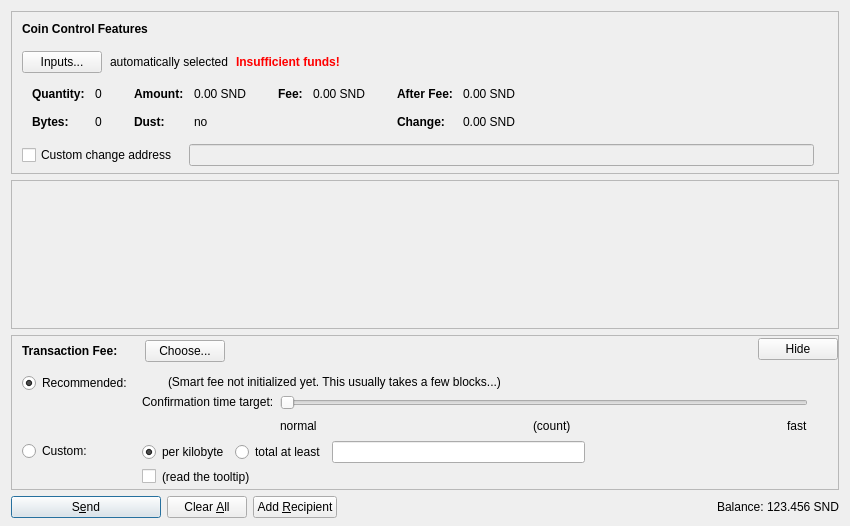
<?xml version="1.0" encoding="UTF-8"?>
<ui version="4.0">
 <class>SendCoinsDialog</class>
 <widget class="QDialog" name="SendCoinsDialog">
  <property name="geometry">
   <rect>
    <x>0</x>
    <y>0</y>
    <width>850</width>
    <height>526</height>
   </rect>
  </property>
  <property name="windowTitle">
   <string>Send Coins</string>
  </property>
  <layout class="QVBoxLayout" name="verticalLayout" stretch="0,1,0,0">
   <property name="bottomMargin">
    <number>8</number>
   </property>
   <item>
    <widget class="QFrame" name="frameCoinControl">
     <property name="sizePolicy">
      <sizepolicy hsizetype="Expanding" vsizetype="Expanding">
       <horstretch>0</horstretch>
       <verstretch>0</verstretch>
      </sizepolicy>
     </property>
     <property name="maximumSize">
      <size>
       <width>16777215</width>
       <height>16777215</height>
      </size>
     </property>
     <property name="frameShape">
      <enum>QFrame::StyledPanel</enum>
     </property>
     <property name="frameShadow">
      <enum>QFrame::Sunken</enum>
     </property>
     <layout class="QVBoxLayout" name="verticalLayoutCoinControl2">
      <property name="spacing">
       <number>0</number>
      </property>
      <property name="leftMargin">
       <number>0</number>
      </property>
      <property name="topMargin">
       <number>0</number>
      </property>
      <property name="rightMargin">
       <number>0</number>
      </property>
      <property name="bottomMargin">
       <number>6</number>
      </property>
      <item>
       <layout class="QVBoxLayout" name="verticalLayoutCoinControl" stretch="0,0,0,0,1">
        <property name="spacing">
         <number>0</number>
        </property>
        <property name="leftMargin">
         <number>10</number>
        </property>
        <property name="topMargin">
         <number>10</number>
        </property>
        <item>
         <layout class="QHBoxLayout" name="horizontalLayoutCoinControl1">
          <property name="bottomMargin">
           <number>15</number>
          </property>
          <item>
           <widget class="QLabel" name="labelCoinControlFeatures">
            <property name="sizePolicy">
             <sizepolicy hsizetype="Preferred" vsizetype="Maximum">
              <horstretch>0</horstretch>
              <verstretch>0</verstretch>
             </sizepolicy>
            </property>
            <property name="font">
             <font>
              <weight>75</weight>
              <bold>true</bold>
             </font>
            </property>
            <property name="styleSheet">
             <string notr="true">font-weight:bold;</string>
            </property>
            <property name="text">
             <string>Coin Control Features</string>
            </property>
           </widget>
          </item>
         </layout>
        </item>
        <item>
         <layout class="QHBoxLayout" name="horizontalLayoutCoinControl2" stretch="0,0,0,0">
          <property name="spacing">
           <number>8</number>
          </property>
          <property name="bottomMargin">
           <number>10</number>
          </property>
          <item>
           <widget class="QPushButton" name="pushButtonCoinControl">
            <property name="styleSheet">
             <string notr="true"/>
            </property>
            <property name="text">
             <string>Inputs...</string>
            </property>
            <property name="autoDefault">
             <bool>false</bool>
            </property>
           </widget>
          </item>
          <item>
           <widget class="QLabel" name="labelCoinControlAutomaticallySelected">
            <property name="text">
             <string>automatically selected</string>
            </property>
            <property name="margin">
             <number>5</number>
            </property>
           </widget>
          </item>
          <item>
           <widget class="QLabel" name="labelCoinControlInsuffFunds">
            <property name="font">
             <font>
              <weight>75</weight>
              <bold>true</bold>
             </font>
            </property>
            <property name="styleSheet">
             <string notr="true">color:red;font-weight:bold;</string>
            </property>
            <property name="text">
             <string>Insufficient funds!</string>
            </property>
            <property name="margin">
             <number>5</number>
            </property>
           </widget>
          </item>
          <item>
           <spacer name="horizontalSpacerCoinControl">
            <property name="orientation">
             <enum>Qt::Horizontal</enum>
            </property>
            <property name="sizeHint" stdset="0">
             <size>
              <width>40</width>
              <height>1</height>
             </size>
            </property>
           </spacer>
          </item>
         </layout>
        </item>
        <item>
         <widget class="QWidget" name="widgetCoinControl" native="true">
          <property name="sizePolicy">
           <sizepolicy hsizetype="Preferred" vsizetype="Preferred">
            <horstretch>0</horstretch>
            <verstretch>0</verstretch>
           </sizepolicy>
          </property>
          <property name="minimumSize">
           <size>
            <width>0</width>
            <height>0</height>
           </size>
          </property>
          <property name="styleSheet">
           <string notr="true"/>
          </property>
          <layout class="QHBoxLayout" name="horizontalLayoutCoinControl5">
           <property name="leftMargin">
            <number>0</number>
           </property>
           <property name="topMargin">
            <number>0</number>
           </property>
           <property name="rightMargin">
            <number>0</number>
           </property>
           <property name="bottomMargin">
            <number>0</number>
           </property>
           <item>
            <layout class="QHBoxLayout" name="horizontalLayoutCoinControl3" stretch="0,0,0,1">
             <property name="spacing">
              <number>20</number>
             </property>
             <property name="topMargin">
              <number>0</number>
             </property>
             <property name="bottomMargin">
              <number>10</number>
             </property>
             <item>
              <layout class="QFormLayout" name="formLayoutCoinControl1">
               <property name="horizontalSpacing">
                <number>10</number>
               </property>
               <property name="verticalSpacing">
                <number>14</number>
               </property>
               <property name="leftMargin">
                <number>10</number>
               </property>
               <property name="topMargin">
                <number>4</number>
               </property>
               <property name="rightMargin">
                <number>6</number>
               </property>
               <item row="0" column="0">
                <widget class="QLabel" name="labelCoinControlQuantityText">
                 <property name="font">
                  <font>
                   <weight>75</weight>
                   <bold>true</bold>
                  </font>
                 </property>
                 <property name="text">
                  <string>Quantity:</string>
                 </property>
                 <property name="margin">
                  <number>0</number>
                 </property>
                </widget>
               </item>
               <item row="0" column="1">
                <widget class="QLabel" name="labelCoinControlQuantity">
                 <property name="cursor">
                  <cursorShape>IBeamCursor</cursorShape>
                 </property>
                 <property name="contextMenuPolicy">
                  <enum>Qt::ActionsContextMenu</enum>
                 </property>
                 <property name="text">
                  <string notr="true">0</string>
                 </property>
                 <property name="margin">
                  <number>0</number>
                 </property>
                 <property name="textInteractionFlags">
                  <set>Qt::LinksAccessibleByMouse|Qt::TextSelectableByKeyboard|Qt::TextSelectableByMouse</set>
                 </property>
                </widget>
               </item>
               <item row="1" column="0">
                <widget class="QLabel" name="labelCoinControlBytesText">
                 <property name="font">
                  <font>
                   <weight>75</weight>
                   <bold>true</bold>
                  </font>
                 </property>
                 <property name="text">
                  <string>Bytes:</string>
                 </property>
                </widget>
               </item>
               <item row="1" column="1">
                <widget class="QLabel" name="labelCoinControlBytes">
                 <property name="cursor">
                  <cursorShape>IBeamCursor</cursorShape>
                 </property>
                 <property name="contextMenuPolicy">
                  <enum>Qt::ActionsContextMenu</enum>
                 </property>
                 <property name="text">
                  <string notr="true">0</string>
                 </property>
                 <property name="textInteractionFlags">
                  <set>Qt::LinksAccessibleByMouse|Qt::TextSelectableByKeyboard|Qt::TextSelectableByMouse</set>
                 </property>
                </widget>
               </item>
              </layout>
             </item>
             <item>
              <layout class="QFormLayout" name="formLayoutCoinControl2">
               <property name="horizontalSpacing">
                <number>10</number>
               </property>
               <property name="verticalSpacing">
                <number>14</number>
               </property>
               <property name="leftMargin">
                <number>6</number>
               </property>
               <property name="topMargin">
                <number>4</number>
               </property>
               <property name="rightMargin">
                <number>6</number>
               </property>
               <item row="0" column="0">
                <widget class="QLabel" name="labelCoinControlAmountText">
                 <property name="font">
                  <font>
                   <weight>75</weight>
                   <bold>true</bold>
                  </font>
                 </property>
                 <property name="text">
                  <string>Amount:</string>
                 </property>
                 <property name="margin">
                  <number>0</number>
                 </property>
                </widget>
               </item>
               <item row="0" column="1">
                <widget class="QLabel" name="labelCoinControlAmount">
                 <property name="cursor">
                  <cursorShape>IBeamCursor</cursorShape>
                 </property>
                 <property name="contextMenuPolicy">
                  <enum>Qt::ActionsContextMenu</enum>
                 </property>
                 <property name="text">
                  <string notr="true">0.00 SND</string>
                 </property>
                 <property name="textInteractionFlags">
                  <set>Qt::LinksAccessibleByMouse|Qt::TextSelectableByKeyboard|Qt::TextSelectableByMouse</set>
                 </property>
                </widget>
               </item>
               <item row="1" column="0">
                <widget class="QLabel" name="labelCoinControlLowOutputText">
                 <property name="font">
                  <font>
                   <weight>75</weight>
                   <bold>true</bold>
                  </font>
                 </property>
                 <property name="text">
                  <string>Dust:</string>
                 </property>
                </widget>
               </item>
               <item row="1" column="1">
                <widget class="QLabel" name="labelCoinControlLowOutput">
                 <property name="cursor">
                  <cursorShape>IBeamCursor</cursorShape>
                 </property>
                 <property name="contextMenuPolicy">
                  <enum>Qt::ActionsContextMenu</enum>
                 </property>
                 <property name="text">
                  <string notr="true">no</string>
                 </property>
                 <property name="textInteractionFlags">
                  <set>Qt::LinksAccessibleByMouse|Qt::TextSelectableByKeyboard|Qt::TextSelectableByMouse</set>
                 </property>
                </widget>
               </item>
              </layout>
             </item>
             <item>
              <layout class="QFormLayout" name="formLayoutCoinControl3">
               <property name="horizontalSpacing">
                <number>10</number>
               </property>
               <property name="verticalSpacing">
                <number>14</number>
               </property>
               <property name="leftMargin">
                <number>6</number>
               </property>
               <property name="topMargin">
                <number>4</number>
               </property>
               <property name="rightMargin">
                <number>6</number>
               </property>
               <item row="0" column="0">
                <widget class="QLabel" name="labelCoinControlFeeText">
                 <property name="font">
                  <font>
                   <weight>75</weight>
                   <bold>true</bold>
                  </font>
                 </property>
                 <property name="text">
                  <string>Fee:</string>
                 </property>
                 <property name="margin">
                  <number>0</number>
                 </property>
                </widget>
               </item>
               <item row="0" column="1">
                <widget class="QLabel" name="labelCoinControlFee">
                 <property name="cursor">
                  <cursorShape>IBeamCursor</cursorShape>
                 </property>
                 <property name="contextMenuPolicy">
                  <enum>Qt::ActionsContextMenu</enum>
                 </property>
                 <property name="text">
                  <string notr="true">0.00 SND</string>
                 </property>
                 <property name="textInteractionFlags">
                  <set>Qt::LinksAccessibleByMouse|Qt::TextSelectableByKeyboard|Qt::TextSelectableByMouse</set>
                 </property>
                </widget>
               </item>
              </layout>
             </item>
             <item>
              <layout class="QFormLayout" name="formLayoutCoinControl4">
               <property name="horizontalSpacing">
                <number>10</number>
               </property>
               <property name="verticalSpacing">
                <number>14</number>
               </property>
               <property name="leftMargin">
                <number>6</number>
               </property>
               <property name="topMargin">
                <number>4</number>
               </property>
               <property name="rightMargin">
                <number>6</number>
               </property>
               <item row="0" column="0">
                <widget class="QLabel" name="labelCoinControlAfterFeeText">
                 <property name="font">
                  <font>
                   <weight>75</weight>
                   <bold>true</bold>
                  </font>
                 </property>
                 <property name="text">
                  <string>After Fee:</string>
                 </property>
                 <property name="margin">
                  <number>0</number>
                 </property>
                </widget>
               </item>
               <item row="0" column="1">
                <widget class="QLabel" name="labelCoinControlAfterFee">
                 <property name="cursor">
                  <cursorShape>IBeamCursor</cursorShape>
                 </property>
                 <property name="contextMenuPolicy">
                  <enum>Qt::ActionsContextMenu</enum>
                 </property>
                 <property name="text">
                  <string notr="true">0.00 SND</string>
                 </property>
                 <property name="textInteractionFlags">
                  <set>Qt::LinksAccessibleByMouse|Qt::TextSelectableByKeyboard|Qt::TextSelectableByMouse</set>
                 </property>
                </widget>
               </item>
               <item row="1" column="0">
                <widget class="QLabel" name="labelCoinControlChangeText">
                 <property name="font">
                  <font>
                   <weight>75</weight>
                   <bold>true</bold>
                  </font>
                 </property>
                 <property name="text">
                  <string>Change:</string>
                 </property>
                </widget>
               </item>
               <item row="1" column="1">
                <widget class="QLabel" name="labelCoinControlChange">
                 <property name="cursor">
                  <cursorShape>IBeamCursor</cursorShape>
                 </property>
                 <property name="contextMenuPolicy">
                  <enum>Qt::ActionsContextMenu</enum>
                 </property>
                 <property name="text">
                  <string notr="true">0.00 SND</string>
                 </property>
                 <property name="textInteractionFlags">
                  <set>Qt::LinksAccessibleByMouse|Qt::TextSelectableByKeyboard|Qt::TextSelectableByMouse</set>
                 </property>
                </widget>
               </item>
              </layout>
             </item>
            </layout>
           </item>
          </layout>
         </widget>
        </item>
        <item>
         <layout class="QHBoxLayout" name="horizontalLayoutCoinControl4" stretch="0,0,0">
          <property name="spacing">
           <number>12</number>
          </property>
          <property name="sizeConstraint">
           <enum>QLayout::SetDefaultConstraint</enum>
          </property>
          <property name="topMargin">
           <number>5</number>
          </property>
          <property name="rightMargin">
           <number>5</number>
          </property>
          <item>
           <widget class="QCheckBox" name="checkBoxCoinControlChange">
            <property name="toolTip">
             <string>If this is activated, but the change address is empty or invalid, change will be sent to a newly generated address.</string>
            </property>
            <property name="text">
             <string>Custom change address</string>
            </property>
           </widget>
          </item>
          <item>
           <widget class="QValidatedLineEdit" name="lineEditCoinControlChange">
            <property name="enabled">
             <bool>false</bool>
            </property>
            <property name="sizePolicy">
             <sizepolicy hsizetype="Expanding" vsizetype="Fixed">
              <horstretch>0</horstretch>
              <verstretch>0</verstretch>
             </sizepolicy>
            </property>
           </widget>
          </item>
          <item>
           <widget class="QLabel" name="labelCoinControlChangeLabel">
            <property name="sizePolicy">
             <sizepolicy hsizetype="Preferred" vsizetype="Expanding">
              <horstretch>0</horstretch>
              <verstretch>0</verstretch>
             </sizepolicy>
            </property>
            <property name="minimumSize">
             <size>
              <width>0</width>
              <height>0</height>
             </size>
            </property>
            <property name="text">
             <string/>
            </property>
            <property name="margin">
             <number>3</number>
            </property>
           </widget>
          </item>
         </layout>
        </item>
        <item>
         <spacer name="verticalSpacerCoinControl">
          <property name="orientation">
           <enum>Qt::Vertical</enum>
          </property>
          <property name="sizeHint" stdset="0">
           <size>
            <width>800</width>
            <height>1</height>
           </size>
          </property>
         </spacer>
        </item>
       </layout>
      </item>
     </layout>
    </widget>
   </item>
   <item>
    <widget class="QScrollArea" name="scrollArea">
     <property name="widgetResizable">
      <bool>true</bool>
     </property>
     <widget class="QWidget" name="scrollAreaWidgetContents">
      <property name="geometry">
       <rect>
        <x>0</x>
        <y>0</y>
        <width>830</width>
        <height>104</height>
       </rect>
      </property>
      <layout class="QVBoxLayout" name="verticalLayout_2" stretch="0,1">
       <property name="leftMargin">
        <number>0</number>
       </property>
       <property name="topMargin">
        <number>0</number>
       </property>
       <property name="rightMargin">
        <number>0</number>
       </property>
       <property name="bottomMargin">
        <number>0</number>
       </property>
       <item>
        <layout class="QVBoxLayout" name="entries">
         <property name="spacing">
          <number>6</number>
         </property>
        </layout>
       </item>
       <item>
        <spacer name="verticalSpacer">
         <property name="orientation">
          <enum>Qt::Vertical</enum>
         </property>
         <property name="sizeHint" stdset="0">
          <size>
           <width>20</width>
           <height>40</height>
          </size>
         </property>
        </spacer>
       </item>
      </layout>
     </widget>
    </widget>
   </item>
   <item>
    <widget class="QFrame" name="frameFee">
     <property name="sizePolicy">
      <sizepolicy hsizetype="Expanding" vsizetype="Expanding">
       <horstretch>0</horstretch>
       <verstretch>0</verstretch>
      </sizepolicy>
     </property>
     <property name="maximumSize">
      <size>
       <width>16777215</width>
       <height>16777215</height>
      </size>
     </property>
     <property name="frameShape">
      <enum>QFrame::StyledPanel</enum>
     </property>
     <property name="frameShadow">
      <enum>QFrame::Sunken</enum>
     </property>
     <layout class="QVBoxLayout" name="verticalLayoutFee1">
      <property name="spacing">
       <number>0</number>
      </property>
      <property name="leftMargin">
       <number>0</number>
      </property>
      <property name="topMargin">
       <number>0</number>
      </property>
      <property name="rightMargin">
       <number>0</number>
      </property>
      <property name="bottomMargin">
       <number>0</number>
      </property>
      <item>
       <layout class="QVBoxLayout" name="verticalLayoutFee2" stretch="0,0,0">
        <property name="spacing">
         <number>0</number>
        </property>
        <property name="leftMargin">
         <number>10</number>
        </property>
        <property name="topMargin">
         <number>0</number>
        </property>
        <item>
         <layout class="QHBoxLayout" name="horizontalLayoutFee1">
          <property name="bottomMargin">
           <number>0</number>
          </property>
          <item>
           <layout class="QVBoxLayout" name="verticalLayoutFee7">
            <property name="spacing">
             <number>0</number>
            </property>
            <item>
             <spacer name="verticalSpacerSmartFee">
              <property name="orientation">
               <enum>Qt::Vertical</enum>
              </property>
              <property name="sizeType">
               <enum>QSizePolicy::Fixed</enum>
              </property>
              <property name="sizeHint" stdset="0">
               <size>
                <width>1</width>
                <height>4</height>
               </size>
              </property>
             </spacer>
            </item>
            <item>
             <layout class="QHBoxLayout" name="horizontalLayoutSmartFee">
              <property name="spacing">
               <number>10</number>
              </property>
              <item>
               <widget class="QLabel" name="labelFeeHeadline">
                <property name="sizePolicy">
                 <sizepolicy hsizetype="Preferred" vsizetype="Maximum">
                  <horstretch>0</horstretch>
                  <verstretch>0</verstretch>
                 </sizepolicy>
                </property>
                <property name="font">
                 <font>
                  <weight>75</weight>
                  <bold>true</bold>
                 </font>
                </property>
                <property name="styleSheet">
                 <string notr="true">font-weight:bold;</string>
                </property>
                <property name="text">
                 <string>Transaction Fee:</string>
                </property>
               </widget>
              </item>
              <item>
               <widget class="QLabel" name="labelFeeMinimized">
                <property name="text">
                 <string/>
                </property>
               </widget>
              </item>
              <item>
               <widget class="QPushButton" name="buttonChooseFee">
                <property name="text">
                 <string>Choose...</string>
                </property>
               </widget>
              </item>
             </layout>
            </item>
            <item>
             <spacer name="verticalSpacer_5">
              <property name="orientation">
               <enum>Qt::Vertical</enum>
              </property>
              <property name="sizeHint" stdset="0">
               <size>
                <width>1</width>
                <height>1</height>
               </size>
              </property>
             </spacer>
            </item>
           </layout>
          </item>
          <item>
           <spacer name="horizontalSpacer_4">
            <property name="orientation">
             <enum>Qt::Horizontal</enum>
            </property>
            <property name="sizeHint" stdset="0">
             <size>
              <width>40</width>
              <height>20</height>
             </size>
            </property>
           </spacer>
          </item>
          <item>
           <widget class="QPushButton" name="buttonMinimizeFee">
            <property name="toolTip">
             <string>collapse fee-settings</string>
            </property>
            <property name="text">
             <string>Hide</string>
            </property>
           </widget>
          </item>
         </layout>
        </item>
        <item>
         <widget class="QFrame" name="frameFeeSelection">
          <layout class="QVBoxLayout" name="verticalLayoutFee12">
           <property name="spacing">
            <number>0</number>
           </property>
           <property name="leftMargin">
            <number>0</number>
           </property>
           <property name="topMargin">
            <number>0</number>
           </property>
           <property name="rightMargin">
            <number>0</number>
           </property>
           <property name="bottomMargin">
            <number>0</number>
           </property>
           <item>
            <layout class="QGridLayout" name="gridLayoutFee">
             <property name="topMargin">
              <number>10</number>
             </property>
             <property name="bottomMargin">
              <number>4</number>
             </property>
             <property name="horizontalSpacing">
              <number>10</number>
             </property>
             <property name="verticalSpacing">
              <number>4</number>
             </property>
             <item row="1" column="1">
              <layout class="QVBoxLayout" name="verticalLayoutFee8">
               <property name="spacing">
                <number>6</number>
               </property>
               <item>
                <layout class="QHBoxLayout" name="horizontalLayoutFee13">
                 <item>
                  <widget class="QRadioButton" name="radioCustomPerKilobyte">
                   <property name="toolTip">
                    <string>If the custom fee is set to 1000 satoshis and the transaction is only 250 bytes, then &quot;per kilobyte&quot; only pays 250 satoshis in fee, while &quot;total at least&quot; pays 1000 satoshis. For transactions bigger than a kilobyte both pay by kilobyte.</string>
                   </property>
                   <property name="text">
                    <string>per kilobyte</string>
                   </property>
                   <property name="checked">
                    <bool>true</bool>
                   </property>
                   <attribute name="buttonGroup">
                    <string notr="true">groupCustomFee</string>
                   </attribute>
                  </widget>
                 </item>
                 <item>
                  <widget class="QRadioButton" name="radioCustomAtLeast">
                   <property name="toolTip">
                    <string>If the custom fee is set to 1000 satoshis and the transaction is only 250 bytes, then &quot;per kilobyte&quot; only pays 250 satoshis in fee, while &quot;total at least&quot; pays 1000 satoshis. For transactions bigger than a kilobyte both pay by kilobyte.</string>
                   </property>
                   <property name="text">
                    <string>total at least</string>
                   </property>
                   <attribute name="buttonGroup">
                    <string notr="true">groupCustomFee</string>
                   </attribute>
                  </widget>
                 </item>
                 <item>
                  <widget class="SandrocoinAmountField" name="customFee"/>
                 </item>
                 <item>
                  <spacer name="horizontalSpacer_6">
                   <property name="orientation">
                    <enum>Qt::Horizontal</enum>
                   </property>
                   <property name="sizeHint" stdset="0">
                    <size>
                     <width>1</width>
                     <height>1</height>
                    </size>
                   </property>
                  </spacer>
                 </item>
                </layout>
               </item>
               <item>
                <layout class="QHBoxLayout" name="horizontalLayoutFee8">
                 <item>
                  <widget class="QCheckBox" name="checkBoxMinimumFee">
                   <property name="toolTip">
                    <string>Paying only the minimum fee is just fine as long as there is less transaction volume than space in the blocks. But be aware that this can end up in a never confirming transaction once there is more demand for sandrocoin transactions than the network can process.</string>
                   </property>
                   <property name="text">
                    <string/>
                   </property>
                  </widget>
                 </item>
                 <item>
                  <widget class="QLabel" name="labelMinFeeWarning">
                   <property name="enabled">
                    <bool>true</bool>
                   </property>
                   <property name="toolTip">
                    <string>Paying only the minimum fee is just fine as long as there is less transaction volume than space in the blocks. But be aware that this can end up in a never confirming transaction once there is more demand for sandrocoin transactions than the network can process.</string>
                   </property>
                   <property name="text">
                    <string>(read the tooltip)</string>
                   </property>
                   <property name="margin">
                    <number>5</number>
                   </property>
                  </widget>
                 </item>
                 <item>
                  <spacer name="horizontalSpacer_2">
                   <property name="orientation">
                    <enum>Qt::Horizontal</enum>
                   </property>
                   <property name="sizeHint" stdset="0">
                    <size>
                     <width>1</width>
                     <height>1</height>
                    </size>
                   </property>
                  </spacer>
                 </item>
                </layout>
               </item>
              </layout>
             </item>
             <item row="0" column="0">
              <layout class="QVBoxLayout" name="verticalLayoutFee4" stretch="0,1">
               <item>
                <widget class="QRadioButton" name="radioSmartFee">
                 <property name="text">
                  <string>Recommended:</string>
                 </property>
                 <property name="checked">
                  <bool>true</bool>
                 </property>
                 <attribute name="buttonGroup">
                  <string notr="true">groupFee</string>
                 </attribute>
                </widget>
               </item>
               <item>
                <spacer name="verticalSpacer_2">
                 <property name="orientation">
                  <enum>Qt::Vertical</enum>
                 </property>
                 <property name="sizeHint" stdset="0">
                  <size>
                   <width>1</width>
                   <height>1</height>
                  </size>
                 </property>
                </spacer>
               </item>
              </layout>
             </item>
             <item row="1" column="0">
              <layout class="QVBoxLayout" name="verticalLayoutFee9" stretch="0,1">
               <item>
                <widget class="QRadioButton" name="radioCustomFee">
                 <property name="text">
                  <string>Custom:</string>
                 </property>
                 <attribute name="buttonGroup">
                  <string notr="true">groupFee</string>
                 </attribute>
                </widget>
               </item>
               <item>
                <spacer name="verticalSpacer_6">
                 <property name="orientation">
                  <enum>Qt::Vertical</enum>
                 </property>
                 <property name="sizeHint" stdset="0">
                  <size>
                   <width>1</width>
                   <height>1</height>
                  </size>
                 </property>
                </spacer>
               </item>
              </layout>
             </item>
             <item row="0" column="1">
              <layout class="QVBoxLayout" name="verticalLayoutFee3" stretch="0,0,1">
               <property name="spacing">
                <number>6</number>
               </property>
               <property name="topMargin">
                <number>2</number>
               </property>
               <item>
                <layout class="QHBoxLayout" name="horizontalLayoutFee12">
                 <item>
                  <widget class="QLabel" name="labelSmartFee">
                   <property name="text">
                    <string/>
                   </property>
                   <property name="margin">
                    <number>2</number>
                   </property>
                  </widget>
                 </item>
                 <item>
                  <widget class="QLabel" name="labelFeeEstimation">
                   <property name="text">
                    <string/>
                   </property>
                  </widget>
                 </item>
                 <item>
                  <widget class="QLabel" name="labelSmartFee2">
                   <property name="text">
                    <string>(Smart fee not initialized yet. This usually takes a few blocks...)</string>
                   </property>
                   <property name="margin">
                    <number>2</number>
                   </property>
                  </widget>
                 </item>
                 <item>
                  <spacer name="horizontalSpacer_5">
                   <property name="orientation">
                    <enum>Qt::Horizontal</enum>
                   </property>
                   <property name="sizeHint" stdset="0">
                    <size>
                     <width>1</width>
                     <height>1</height>
                    </size>
                   </property>
                  </spacer>
                 </item>
                </layout>
               </item>
               <item>
                <layout class="QHBoxLayout" name="horizontalLayoutFee9">
                 <item>
                  <layout class="QVBoxLayout" name="verticalLayoutFee6">
                   <item>
                    <widget class="QLabel" name="labelSmartFee3">
                     <property name="text">
                      <string>Confirmation time target:</string>
                     </property>
                     <property name="margin">
                      <number>2</number>
                     </property>
                    </widget>
                   </item>
                   <item>
                    <spacer name="verticalSpacer_3">
                     <property name="orientation">
                      <enum>Qt::Vertical</enum>
                     </property>
                     <property name="sizeHint" stdset="0">
                      <size>
                       <width>1</width>
                       <height>1</height>
                      </size>
                     </property>
                    </spacer>
                   </item>
                  </layout>
                 </item>
                 <item>
                  <layout class="QVBoxLayout" name="verticalLayoutFee5">
                   <property name="rightMargin">
                    <number>30</number>
                   </property>
                   <item>
                    <widget class="QSlider" name="sliderSmartFee">
                     <property name="minimum">
                      <number>0</number>
                     </property>
                     <property name="maximum">
                      <number>23</number>
                     </property>
                     <property name="pageStep">
                      <number>1</number>
                     </property>
                     <property name="value">
                      <number>0</number>
                     </property>
                     <property name="orientation">
                      <enum>Qt::Horizontal</enum>
                     </property>
                     <property name="invertedAppearance">
                      <bool>false</bool>
                     </property>
                     <property name="invertedControls">
                      <bool>false</bool>
                     </property>
                     <property name="tickPosition">
                      <enum>QSlider::NoTicks</enum>
                     </property>
                    </widget>
                   </item>
                   <item>
                    <layout class="QHBoxLayout" name="horizontalLayoutFee10">
                     <item>
                      <widget class="QLabel" name="labelSmartFeeNormal">
                       <property name="text">
                        <string>normal</string>
                       </property>
                      </widget>
                     </item>
                     <item>
                      <spacer name="horizontalSpacer_7">
                       <property name="orientation">
                        <enum>Qt::Horizontal</enum>
                       </property>
                       <property name="sizeHint" stdset="0">
                        <size>
                         <width>40</width>
                         <height>20</height>
                        </size>
                       </property>
                      </spacer>
                     </item>
                     <item>
                      <widget class="QLabel" name="confirmationTargetLabel">
                       <property name="text">
                        <string notr="true">(count)</string>
                       </property>
                      </widget>
                     </item>
                     <item>
                      <spacer name="horizontalSpacer_3">
                       <property name="orientation">
                        <enum>Qt::Horizontal</enum>
                       </property>
                       <property name="sizeHint" stdset="0">
                        <size>
                         <width>40</width>
                         <height>20</height>
                        </size>
                       </property>
                      </spacer>
                     </item>
                     <item>
                      <widget class="QLabel" name="labelSmartFeeFast">
                       <property name="text">
                        <string>fast</string>
                       </property>
                      </widget>
                     </item>
                    </layout>
                   </item>
                  </layout>
                 </item>
                </layout>
               </item>
               <item>
                <spacer name="verticalSpacer_4">
                 <property name="orientation">
                  <enum>Qt::Vertical</enum>
                 </property>
                 <property name="sizeHint" stdset="0">
                  <size>
                   <width>1</width>
                   <height>1</height>
                  </size>
                 </property>
                </spacer>
               </item>
              </layout>
             </item>
            </layout>
           </item>
          </layout>
         </widget>
        </item>
        <item>
         <spacer name="verticalSpacerFee">
          <property name="orientation">
           <enum>Qt::Vertical</enum>
          </property>
          <property name="sizeHint" stdset="0">
           <size>
            <width>800</width>
            <height>1</height>
           </size>
          </property>
         </spacer>
        </item>
       </layout>
      </item>
     </layout>
    </widget>
   </item>
   <item>
    <layout class="QHBoxLayout" name="horizontalLayout">
     <item>
      <widget class="QPushButton" name="sendButton">
       <property name="minimumSize">
        <size>
         <width>150</width>
         <height>0</height>
        </size>
       </property>
       <property name="toolTip">
        <string>Confirm the send action</string>
       </property>
       <property name="text">
        <string>S&amp;end</string>
       </property>
       <property name="icon">
        <iconset resource="../sandrocoin.qrc">
         <normaloff>:/icons/send</normaloff>:/icons/send</iconset>
       </property>
       <property name="autoDefault">
        <bool>false</bool>
       </property>
       <property name="default">
        <bool>true</bool>
       </property>
      </widget>
     </item>
     <item>
      <widget class="QPushButton" name="clearButton">
       <property name="sizePolicy">
        <sizepolicy hsizetype="Minimum" vsizetype="Fixed">
         <horstretch>0</horstretch>
         <verstretch>0</verstretch>
        </sizepolicy>
       </property>
       <property name="toolTip">
        <string>Clear all fields of the form.</string>
       </property>
       <property name="text">
        <string>Clear &amp;All</string>
       </property>
       <property name="icon">
        <iconset resource="../sandrocoin.qrc">
         <normaloff>:/icons/remove</normaloff>:/icons/remove</iconset>
       </property>
       <property name="autoDefault">
        <bool>false</bool>
       </property>
      </widget>
     </item>
     <item>
      <widget class="QPushButton" name="addButton">
       <property name="toolTip">
        <string>Send to multiple recipients at once</string>
       </property>
       <property name="text">
        <string>Add &amp;Recipient</string>
       </property>
       <property name="icon">
        <iconset resource="../sandrocoin.qrc">
         <normaloff>:/icons/add</normaloff>:/icons/add</iconset>
       </property>
       <property name="autoDefault">
        <bool>false</bool>
       </property>
      </widget>
     </item>
     <item>
      <spacer name="horizontalSpacer">
       <property name="orientation">
        <enum>Qt::Horizontal</enum>
       </property>
       <property name="sizeHint" stdset="0">
        <size>
         <width>40</width>
         <height>20</height>
        </size>
       </property>
      </spacer>
     </item>
     <item>
      <layout class="QHBoxLayout" name="horizontalLayout_2">
       <property name="spacing">
        <number>3</number>
       </property>
       <item>
        <widget class="QLabel" name="label">
         <property name="sizePolicy">
          <sizepolicy hsizetype="Preferred" vsizetype="Fixed">
           <horstretch>0</horstretch>
           <verstretch>0</verstretch>
          </sizepolicy>
         </property>
         <property name="text">
          <string>Balance:</string>
         </property>
        </widget>
       </item>
       <item>
        <widget class="QLabel" name="labelBalance">
         <property name="sizePolicy">
          <sizepolicy hsizetype="Preferred" vsizetype="Fixed">
           <horstretch>0</horstretch>
           <verstretch>0</verstretch>
          </sizepolicy>
         </property>
         <property name="cursor">
          <cursorShape>IBeamCursor</cursorShape>
         </property>
         <property name="text">
          <string notr="true">123.456 SND</string>
         </property>
         <property name="textInteractionFlags">
          <set>Qt::LinksAccessibleByMouse|Qt::TextSelectableByKeyboard|Qt::TextSelectableByMouse</set>
         </property>
        </widget>
       </item>
      </layout>
     </item>
    </layout>
   </item>
  </layout>
 </widget>
 <customwidgets>
  <customwidget>
   <class>QValidatedLineEdit</class>
   <extends>QLineEdit</extends>
   <header>qvalidatedlineedit.h</header>
  </customwidget>
  <customwidget>
   <class>SandrocoinAmountField</class>
   <extends>QLineEdit</extends>
   <header>sandrocoinamountfield.h</header>
   <container>1</container>
  </customwidget>
 </customwidgets>
 <resources>
  <include location="../sandrocoin.qrc"/>
 </resources>
 <connections/>
 <buttongroups>
  <buttongroup name="groupFee"/>
  <buttongroup name="groupCustomFee"/>
 </buttongroups>
</ui>
